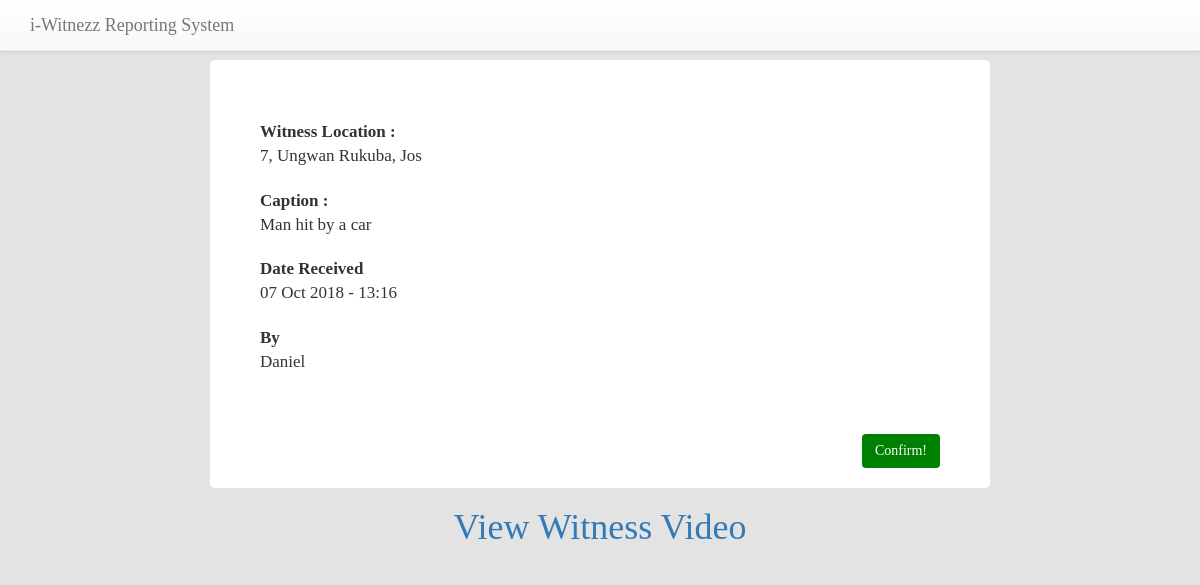
Page /readworksmsg.php?readthismsg=97 on the committed database.
### tables this page shows
CREATE TABLE `messages` (
  `id` bigint(10) NOT NULL,
  `recipient` int(5) NOT NULL,
  `campus` varchar(40) NOT NULL,
  `district` int(3) NOT NULL,
  `message` text NOT NULL,
  `date` text NOT NULL,
  `nature_of_problem` text NOT NULL,
  `fileloc` text NOT NULL,
  `sent_by` varchar(50) NOT NULL,
  `status` int(1) NOT NULL,
  `signature` text NOT NULL,
  `workstatus` int(2) NOT NULL
);

### readworksmsg.php (the view, shortened to what this page needs)
<?php
require('admintools/dbconn.php');
  if(isset($_GET['readthismsg'])){
     $thismsgid = $_GET['readthismsg'];
     $displaymsg = "SELECT * FROM `messages` WHERE `id`='$thismsgid'";
     $runmsg = mysqli_query($connect,$displaymsg);
}else{
  header('location:DOW.php');
}
?>
<!DOCTYPE html>
<html lang="en">
<head>
  <link rel="stylesheet" href="https://maxcdn.bootstrapcdn.com/bootstrap/3.3.7/css/bootstrap.min.css">
    <link rel="stylesheet" href="file-assets/bootstrap-3.3.7-dist/css/bootstrap.min.css"/>
    <link rel="stylesheet" href="file-assets/bootstrap-3.3.7-dist/css/bootstrap-theme.min.css" />
    <link rel="stylesheet" href="file-assets/font-awesome-4.7.0/css/font-awesome.min.css"/>
    <link rel="stylesheet" href=""/>
</head>
<body>
<nav class="navbar navbar-default navbar-fixed-top">
  <div class="container">
    <div class="navbar-header">
      <a class="navbar-brand" href="#">i-Witnezz Reporting System</a>
    </div>
    <div class="collapse navbar-collapse" id="myNavbar">
    </div>
  </div>
</nav>
<br><br><br>
   <body>
      <div class="container">
      <?php
while($displayrow = mysqli_fetch_array($runmsg)){
      $id = $displayrow['id'];
      $receivedmsg = $displayrow['message'];
      $datereceived = $displayrow['date'];
      $thecampus = $displayrow['campus'];
      $sender = $displayrow['sent_by'];
      $image=$displayrow['fileloc'];
    echo '
    <div class="row">
    <div class="col-md-2"></div>
    <div class="col-md-8" id="mybodyfordisplay">
    <br><br>
    <b id="det">Witness Location :</b><br>
    <target id="det">'.$thecampus.'</target><br><br>
    <b id="det">Caption :</b><br>
    <target id="det">'.$receivedmsg.'</target><br><br>
    <b id="det">Date Received</b><br>
    <target id="det">'.$datereceived.'</target><br><br>
    <b id="det">By</b><br>
    <target id="det">'.$sender.'</target><br><br>
    <br><br>
    <span class="pull-right">
    <a href="progwork.php?forwardata='.$id.'"><button class="btn" id="forwardbtn" name="forwardbtn">Confirm!</button></a>
    </div>
    </span>
    <div class="col-md-2"></div>
    </div>
    ';}
    if(!empty($image)){
  $thisimg = strtolower(substr($image,strpos($image,'.') +1 ));
  if($thisimg == 'mp4' || $thisimg == '3gp' || $thisimg == 'mkv'){
     echo '
  <a href="file-assets/fileuploads/'.$image.'" type="video/mp4"> <center> <h1> View Witness Video </a>
          </video></div><br>
  ';
}
else {
  echo '
  <a href="file-assets/fileuploads/'.$image.'"> <center> <h1> View Witness Image </center> </a>
  ';
  }
 }
 ?>
   </body>
</html>

### readworksmsg.php (style rules this page uses)
body { font-family: palatino; background-color: #e3e3e3; }
#mybodyfordisplay { background-color: #fff; box-shadow: 0px 0px 10px 0px solid #111; padding: 20px; padding-left: 50px; padding-right: 50px; border-radius: 5px; word-break: break-all; }
#det { font-size: 17px; }
#forwardbtn { color: #fff; background-color: green; }

### rows in the picture
messages: campus "7, Ungwan Rukuba, Jos", message "Man hit by a car", date "07 Oct 2018 - 13:16", sent_by "Daniel"
